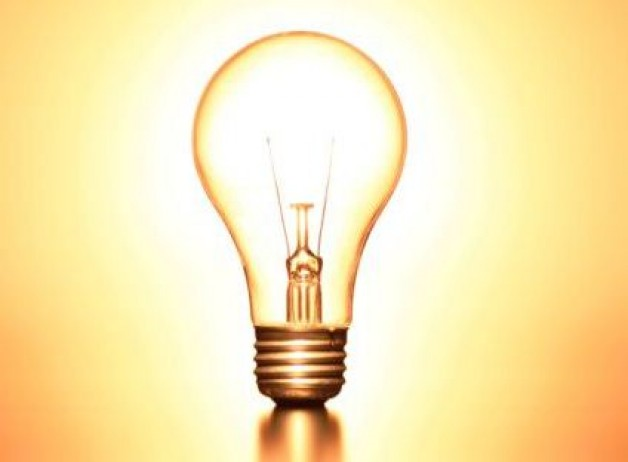
%> input picture img/Light.bmp, 628 x 462 px
$ octave --eval "result = iconRead('../img/Light.bmp');"   (GNU Octave 9; MATLAB toolbox functions it lacks are replaced by stand-ins)
%> lines starting %> are read from the running program, lines starting %| are printed output that depends on the picture; in (x1, y1, x2, y2) boxes, pixels count from 0 and x2, y2 are one past the last pixel; in counts of white or black regions, pixels touching at a corner belong together; the program's own positions count from 1
function cdata = iconRead(filename,guessalpha)
%> called with filename = '../img/Light.bmp'
% ICONREAD read an image file and convert it to CData for a HG icon.
%
% CDATA=ICONREAD(FILENAME)
%   Read an image file and convert it to CData with automatic transparency
%   handling. If the image has transparency data, PNG files sometimes do,
%   the transparency data is used. If the image has no CData, the top left
%   pixel is treated as the transparent color.
%
% CDATA=ICONREAD(FILENAME, FALSE)
%   Same as above but supress the usage of the top left pixel for images
%   with no transparency data. This may require the caller to handle the
%   transparency explicitly. View the contents of this m-file for an
%   example of how to handle transparency.
%
% Example:
%
% icon = fullfile(matlabroot,'toolbox','matlab','icons','matlabicon.gif');
% uitoggletool('CData',iconread(icon));
%
% See also IMREAD.

% Copyright 1984-2007 The MathWorks, Inc.

if nargin < 2
    guessalpha = true;
end

[p,f,ext] = fileparts(filename);
% if this is a mat-file, look for the varible cdata (or something like it)
if isequal(lower(ext),'.mat')
    cdata = [];
    s = whos('-file',filename);
    for i=1:length(s)
        if ~isempty(strfind(lower(s(i).name), 'cdata'))
            data = load(filename,s(i).name);
            cdata = data.(s(i).name);
        end
    end
    return
end

[cdata,map,alpha] = imread(filename);
%> cdata is the input picture: size 462x628x3 uint8; mean R, G, B 250, 231.2, 177.3
%> map = []; alpha = []
if isempty(cdata)
    return;
end

if isempty(map)
    if isinteger(cdata)
        cname = class(cdata);
%> cname = 'uint8'
        cdata=double(cdata);
%> cdata: size 462x628x3 double
        cdata = cdata/double(intmax(cname));
    else
        cdata=double(cdata);
        cdata = cdata/255;
    end
else
    cdata = ind2rgb(cdata,map);
end

if isempty(alpha)
    if ~guessalpha
        return;
    end
    % guess the alpha pixel by using the top left pixel in the icon
    ap1 = cdata(1,1,1);
%> ap1 = 1
    ap2 = cdata(1,1,2);
%> ap2 = 0.804
    ap3 = cdata(1,1,3);
%> ap3 = 0.471
    alpha = cdata(:,:,1) == ap1 & cdata(:,:,2) == ap2 & cdata(:,:,3) == ap3;
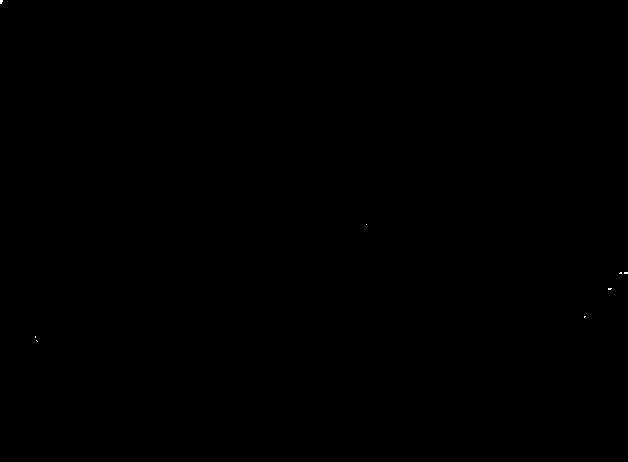
%> alpha: size 462x628 logical; 0.01% white in thin lines or dots, all inside (x1, y1, x2, y2) = (0, 0, 628, 342)
    alpha = ~alpha;
end

% process alpha data
r = cdata(:,:,1);
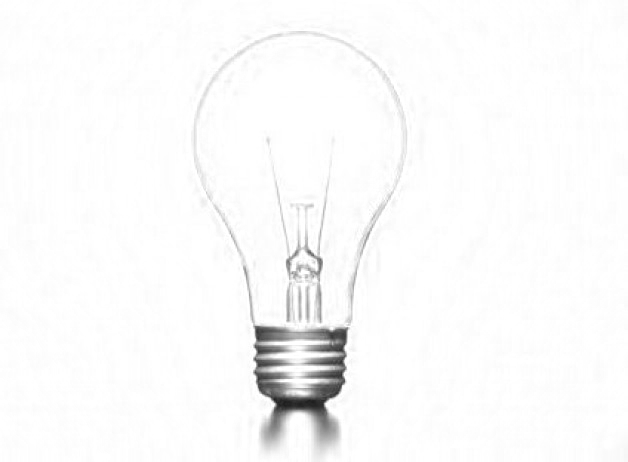
%> r: size 462x628 double; min 0.118, max 1, mean 0.98
r(alpha == 0) = NaN;
%> r: size 462x628 double; 0.01% of pixels changed, all inside (x1, y1, x2, y2) = (0, 0, 628, 342)
g = cdata(:,:,2);
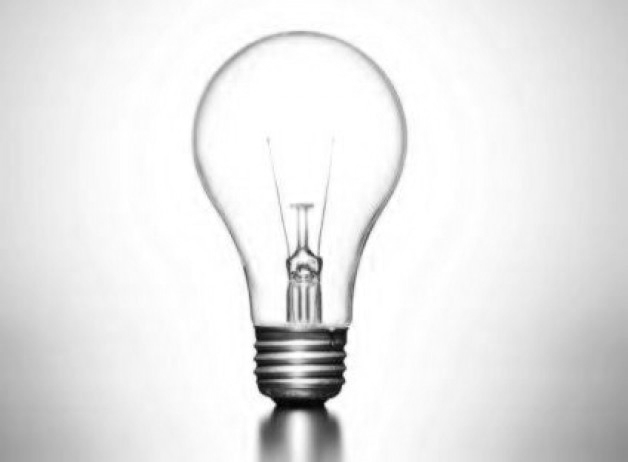
%> g: size 462x628 double; min 0, max 1, mean 0.907
g(alpha == 0) = NaN;
b = cdata(:,:,3);
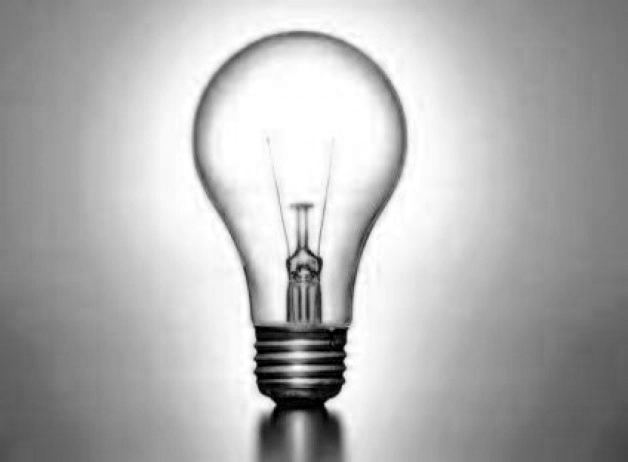
%> b: size 462x628 double; min 0, max 1, mean 0.695
b(alpha == 0) = NaN;
cdata = cat(3,r,g,b);
%> cdata: size 462x628x3 double; 0.01% of the values are NaN or infinite; the others: min 0, max 1, mean 0.861
